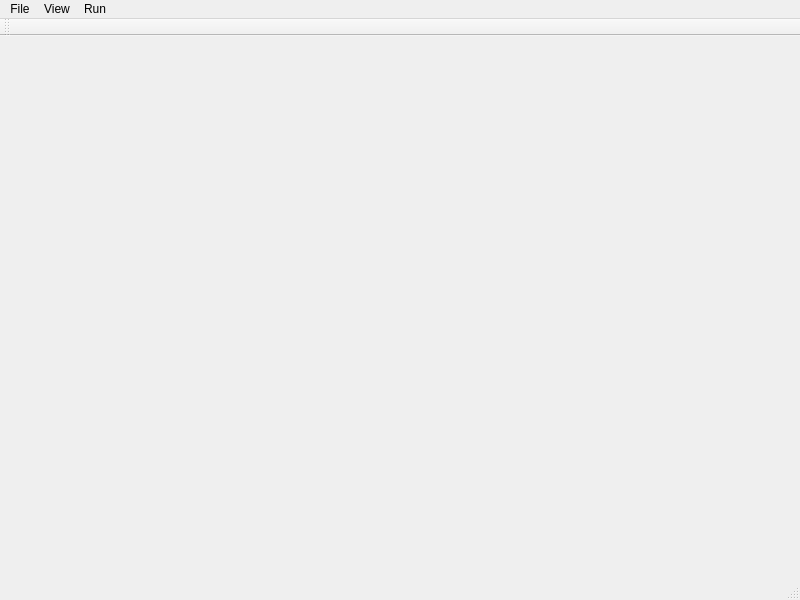
<?xml version="1.0" encoding="UTF-8"?>
<ui version="4.0">
 <class>MainWindow</class>
 <widget class="QMainWindow" name="MainWindow">
  <property name="geometry">
   <rect>
    <x>0</x>
    <y>0</y>
    <width>800</width>
    <height>600</height>
   </rect>
  </property>
  <property name="windowTitle">
   <string>MainWindow</string>
  </property>
  <widget class="QWidget" name="centralWidget">
   <widget class="QLabel" name="label">
    <property name="geometry">
     <rect>
      <x>0</x>
      <y>0</y>
      <width>800</width>
      <height>600</height>
     </rect>
    </property>
    <property name="text">
     <string/>
    </property>
   </widget>
  </widget>
  <widget class="QMenuBar" name="menuBar">
   <property name="geometry">
    <rect>
     <x>0</x>
     <y>0</y>
     <width>800</width>
     <height>21</height>
    </rect>
   </property>
   <widget class="QMenu" name="menuFile">
    <property name="title">
     <string>File</string>
    </property>
    <addaction name="actionOpen"/>
    <addaction name="actionExit"/>
   </widget>
   <widget class="QMenu" name="menuView">
    <property name="title">
     <string>View</string>
    </property>
    <addaction name="actionNormal_Size"/>
    <addaction name="actionFit_to_Window"/>
   </widget>
   <widget class="QMenu" name="menuRun">
    <property name="title">
     <string>Run</string>
    </property>
    <widget class="QMenu" name="menuModels">
     <property name="title">
      <string>Models</string>
     </property>
     <addaction name="actionVGG16"/>
     <addaction name="actionVGG19"/>
     <addaction name="actionResNet"/>
     <addaction name="actionInception_V3"/>
     <addaction name="actionXception"/>
    </widget>
    <addaction name="actionRun"/>
    <addaction name="separator"/>
    <addaction name="menuModels"/>
   </widget>
   <addaction name="menuFile"/>
   <addaction name="menuView"/>
   <addaction name="menuRun"/>
  </widget>
  <widget class="QToolBar" name="mainToolBar">
   <property name="enabled">
    <bool>false</bool>
   </property>
   <attribute name="toolBarArea">
    <enum>TopToolBarArea</enum>
   </attribute>
   <attribute name="toolBarBreak">
    <bool>false</bool>
   </attribute>
  </widget>
  <widget class="QStatusBar" name="statusBar"/>
  <action name="actionRun">
   <property name="text">
    <string>Run</string>
   </property>
   <property name="shortcut">
    <string>Ctrl+R</string>
   </property>
  </action>
  <action name="actionVGG16">
   <property name="text">
    <string>VGG16</string>
   </property>
  </action>
  <action name="actionVGG19">
   <property name="text">
    <string>VGG19</string>
   </property>
  </action>
  <action name="actionResNet">
   <property name="text">
    <string>ResNet</string>
   </property>
  </action>
  <action name="actionInception_V3">
   <property name="text">
    <string>Inception V3</string>
   </property>
  </action>
  <action name="actionXception">
   <property name="text">
    <string>Xception</string>
   </property>
  </action>
  <action name="actionOpen">
   <property name="text">
    <string>&amp;Open</string>
   </property>
   <property name="shortcut">
    <string>Ctrl+O</string>
   </property>
  </action>
  <action name="actionExit">
   <property name="text">
    <string>E&amp;xit</string>
   </property>
   <property name="shortcut">
    <string>Ctrl+X</string>
   </property>
  </action>
  <action name="actionNormal_Size">
   <property name="text">
    <string>&amp;Normal Size</string>
   </property>
   <property name="shortcut">
    <string>Ctrl+N</string>
   </property>
  </action>
  <action name="actionFit_to_Window">
   <property name="text">
    <string>&amp;Fit to Window</string>
   </property>
   <property name="shortcut">
    <string>Ctrl+F</string>
   </property>
  </action>
 </widget>
 <layoutdefault spacing="6" margin="11"/>
 <resources/>
 <connections/>
</ui>
